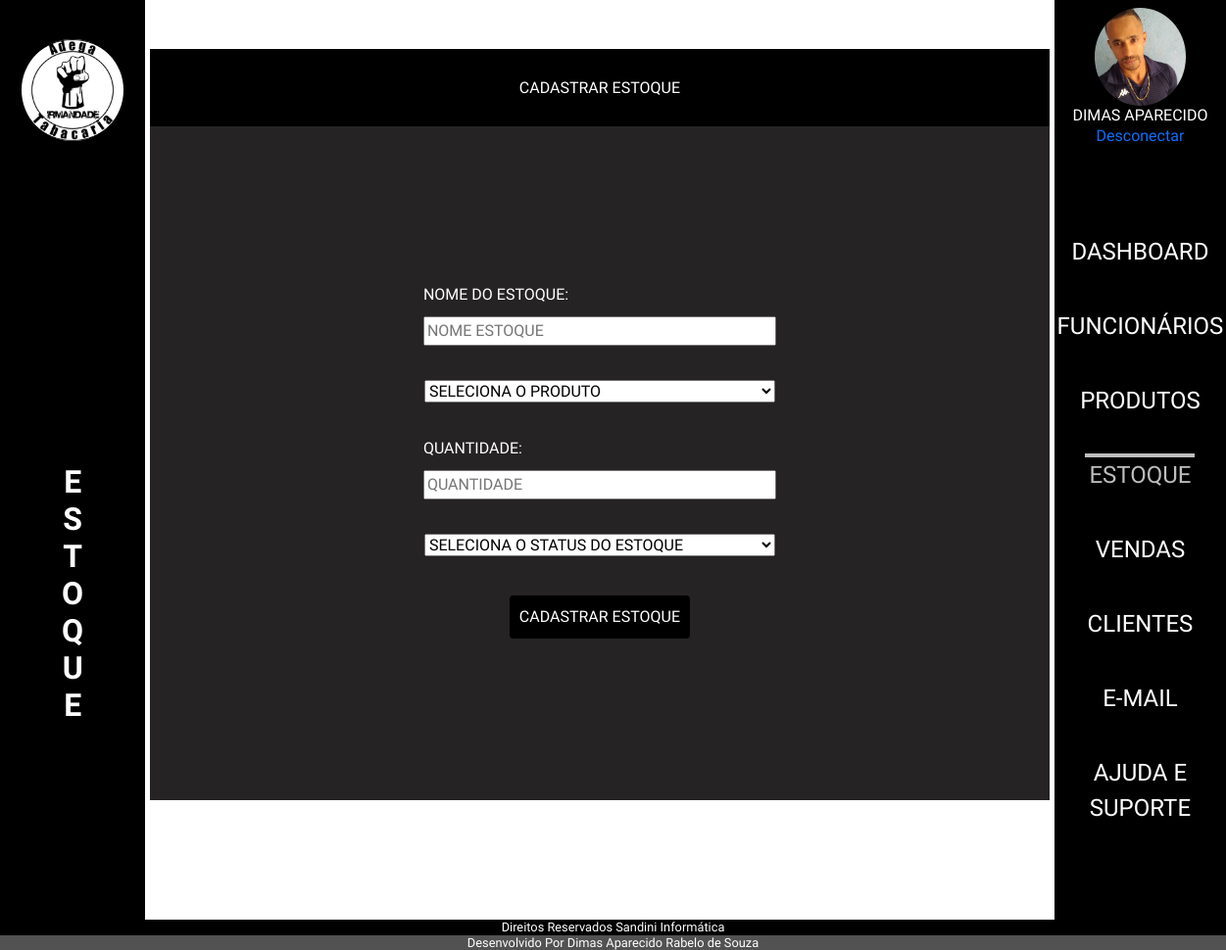
The page /admin/index.php?p=estoque&e=cadastrar (signed in) on the database its author committed.
### tables this page shows
CREATE TABLE `tblusuarios` (
  `idUsuario` int(11) NOT NULL,
  `nomeUsuario` varchar(50) NOT NULL,
  `emailUsuario` varchar(80) NOT NULL,
  `senhaUsuario` varchar(20) NOT NULL,
  `statusUsuario` varchar(10) NOT NULL,
  `fotoUsuario` varchar(100) NOT NULL
);

### admin/authenticacao.php (called while the page is built, shortened)
<?php
if (isset($_SESSION['idUsuario'])) {
    $tipoUsuario = 'cliente';
} elseif (isset($_SESSION['idFuncionario'])) {
    $id = $_SESSION['idFuncionario'];
    $tipoUsuario = 'funcionario';
} else {
    header("location: http://localhost/ProjetoAdegaIrmandade/admin/loginAdmin.php");
    exit;
}
$pagina = @$_GET['p'];
require_once('class/cliente.php');
require_once('class/funcionario.php');
if ($tipoUsuario === 'cliente') {
    $usuarios = new ClienteClass($id);
} elseif ($tipoUsuario === 'funcionario') {
    $funcionarios = new FuncionarioClass($id);
    $usuario = $funcionarios;
}

### admin/class/cliente.php (called while the page is built, shortened)
<?php
class ClienteClass
{
    public $idUsuario;
public function __construct($id = false)
    {
        if ($id) {
            $this->idUsuario = $id;
            $this->Carregar();
        }
    }
    public function Carregar()
    {
        $query = "SELECT * FROM tblusuarios WHERE idUsuario = " . $this->idUsuario;
        $conn = Conexao::LigarConexao();
        $resultado = $conn->query($query);
        $lista = $resultado->fetchAll();
        foreach ($lista as $linha) {
            $this->nomeUsuario = $linha['nomeUsuario'];
            $this->fotoUsuario = $linha['fotoUsuario'];
        }
        }
 }

### admin/estoque/cadastrar.php (the view, shortened to what this page needs)
<h1  class="h1Atual">Cadastrar Estoque</h1>
<form class="formEstoque" action="index.php?p=estoque&e=cadastrar" method="POST" enctype="multipart/form-data">
    <div>
        <label for="nomeEstoque"> Nome do Estoque:</label>
        <input type="text" name="nomeEstoque" id="nomeEstoque" required placeholder="nome estoque">
    </div>
    <div>
        <select class="seleEstoque" aria-label="Default select example" name="idProduto" id="idProduto" required>
            <option selected disabled>Seleciona o Produto</option>
        </select>
    </div>
    <div>
        <label for="quantidadeEstoque"> Quantidade:</label>
        <input type="text" name="quantidadeEstoque" id="quantidadeEstoque" required placeholder="quantidade">
    </div>
    <div>
        <select class="seleEstoque" aria-label="Default select example" name="statusEstoque" required>
            <option selected disabled>Seleciona o Status do Estoque</option>
        </select>
    </div>
    <div>
        <button type="submit">Cadastrar Estoque</button>
    </div>
</form>

### admin/index.php (shortened to what this page needs)
<?php
require_once('authenticacao.php');
?>
<!DOCTYPE html>
<html lang="pt-BR">
<head>
    <link rel="stylesheet" href="../src/css/reset.css">
    <link rel="stylesheet" href="https://cdnjs.cloudflare.com/ajax/libs/animate.css/4.1.1/animate.min.css">
    <link rel="stylesheet" href="https://cdn.jsdelivr.net/npm/bootstrap@5.3.2/dist/css/bootstrap.min.css">
    <link rel="stylesheet" href="./css/estilo.css">
</head>
<body>
    <main>
        <section class="topoEsquerda">
            <h1>
                <img src="img/logoadega.png" alt=" imagem da logo">
            </h1>
            <?php
            if ($pagina == '') {
                $texto = '';
            } else {
                $texto = '' . $pagina;
            }
            echo '<h2 class="vertical-text">';
            for ($i = 0; $i < strlen($texto); $i++) {
                echo '<span>' . $texto[$i] . '</span>';
            }
            echo '</h2>';
            ?>
        </section>
        <div class="box">
            <?php
            switch ($pagina) {
                case 'estoque':
                    require_once('estoque/estoque.php');
                    break;
            }
            ?>
        </div>
        <div class="menu">
            <?php
            $pagina = @$_GET['p'];
            ?>
           <div class="divlogin">
    <?php
    $foto = isset($usuarios->fotoUsuario) ? $usuarios->fotoUsuario : (isset($funcionarios->fotoFuncionario) ? $funcionarios->fotoFuncionario : null);
    $nome = isset($usuarios->nomeUsuario) ? $usuarios->nomeUsuario : (isset($funcionarios->nomeFuncionario) ? $funcionarios->nomeFuncionario : null);
    if (!empty($foto)) {
        echo '<img src="../admin/img/' . $foto . '" alt="User">';
    } else {
        echo '<img src="../admin/img/btnuser.png" alt="Imagem Padrão">';
    }
    echo '<h2>' . $nome . '</h2>';
    ?>
    <a href="desconectar.php">Desconectar</a>
</div>
            <nav>
                <ul>
                    <li><a href="index.php?p=dashboard" class="<?= ($pagina == 'dashboard' || $pagina == '') ? 'menuAtivo' : ''; ?>"> Dashboard </a></li>
                    <li><a href="index.php?p=funcionarios" class="<?= ($pagina == 'funcionarios') ? 'menuAtivo' : ''; ?>"> Funcionários </a></li>
                    <li><a href="index.php?p=produtos" class="<?= ($pagina == 'produtos') ? 'menuAtivo' : ''; ?>"> Produtos </a></li>
                    <li><a href="index.php?p=estoque" class="<?= ($pagina == 'estoque') ? 'menuAtivo' : ''; ?>"> Estoque </a></li>
                    <li><a href="index.php?p=vendas" class="<?= ($pagina == 'vendas') ? 'menuAtivo' : ''; ?>"> Vendas </a></li>
                    <li><a href="index.php?p=clientes" class="<?= ($pagina == 'clientes') ? 'menuAtivo' : ''; ?>"> Clientes </a></li>
                    <li><a href="index.php?p=contato" class="<?= ($pagina == 'contato') ? 'menuAtivo' : ''; ?>"> E-mail </a></li>
                    <li><a href="index.php?p=ajuda%20e%20suporte" class="<?= ($pagina == 'ajuda e suporte') ? 'menuAtivo' : ''; ?>"> Ajuda e Suporte </a></li>
                </ul>
            </nav>
        </div>
    </main>
    <footer class="rodape">
        <h2>Direitos Reservados Sandini Informática</h2>
        <h2 class="h2d">Desenvolvido Por Dimas Aparecido Rabelo de Souza</h2>
    </footer>
</body>
</html>

### admin/css/estilo.css (style rules this page uses)
* a, h1, h2, h3, h4 { font-family: 'Secular One'; font-size: 16px; text-align: center; margin: 0; padding: 0; box-sizing: border-box; text-decoration: none; }
select, input { text-transform: uppercase; }
body { display: flex; flex-direction: column; min-height: 100vh; color: #ffffff; }
.vertical-text { writing-mode: vertical-lr; text-orientation: upright; white-space: nowrap; display: inline-block; font-family: 'Secular One'; font-size: 2.0em; font-weight: bold; text-transform: uppercase; }
h1 { width: 80%; margin-top: 10px }
h1 img { width: 70%; border-radius: 50%; }
.divlogin { width: 100%; display: flex; align-items: center; flex-direction: column; justify-content: space-between; padding: 8px; }
.divlogin img { border-radius: 50%; max-width: 180px; max-height: 100px; }
.topoEsquerda { background: #000000; display: flex; flex-direction: column; width: 200px; justify-content: space-between; align-items: center; padding-bottom: 200px; }
main { width: 100%; flex: 1; display: flex; }
.menu { display: flex; background: #000000; color: #ffffff; text-align: center; margin: 0 auto; width: 14%; align-items: center; flex-direction: column; }
ul { padding: 60px 20px; }
ul li { padding: 20px 20px; }
nav ul li a { color: #ffffff; text-decoration: none; font-size: 1.5em; text-transform: uppercase; }
.menuAtivo { color: #bdbdbd !important; border-top: solid 4px #bdbdbd; padding: 4px; }
.box { width: 100%; min-height: 400px; overflow: auto; box-sizing: border-box; padding: 40px 5px; color: #000000; }
.rodape { width: 100%; }
.rodape h2 { background: #000000; margin-bottom: 0; font-size: 0.8em; }
.rodape .h2d { background: #525252; }
h1 { text-align: center; background: #000000; width: 100%; padding: 30px 0px; text-transform: uppercase; }
form { display: flex; flex-direction: column; align-items: center; background: #252323; width: 100%; font-family: 'Secular One'; text-transform: uppercase; }
label { display: flex; flex-direction: column; margin: 5px 5px; color: #ffffff; }
input { margin: 5px 5px; width: 360px; text-transform: uppercase; }
select { margin: 30px; }
button { margin: 10px 0; padding: 10px; background-color: #000000; color: #fff; border: none; border-radius: 4px; text-transform: uppercase; }
.formEstoque { display: flex; justify-content: center; height: 80%; }
.seleEstoque { width: 358px; }
.h1Atual { color: #ffffff; }

### rows shown on the page
tblusuarios: fotoUsuario (picture), nomeUsuario "DIMAS APARECIDO"

### other values the page prints
$texto[$i] "E"
$texto[$i] "S"
$texto[$i] "T"
$texto[$i] "O"
$texto[$i] "Q"
$texto[$i] "U"
